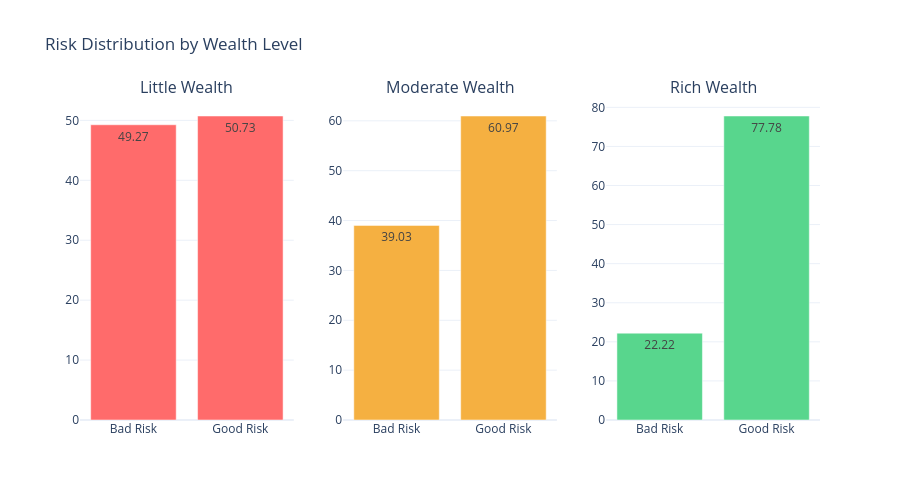

This figure's notebook cell:
### Code cell
import plotly.graph_objects as go
from plotly.subplots import make_subplots

# Safer extraction (works even if order changes)
bad_little = cross_checking.loc['bad', 'little']
good_little = cross_checking.loc['good', 'little']

bad_moderate = cross_checking.loc['bad', 'moderate']
good_moderate = cross_checking.loc['good', 'moderate']

bad_rich = cross_checking.loc['bad', 'rich']
good_rich = cross_checking.loc['good', 'rich']

# Create subplots
fig = make_subplots(
    rows=1, cols=3,
    subplot_titles=("Little Wealth", "Moderate Wealth", "Rich Wealth")
)

# Little Wealth
fig.add_trace(go.Bar(
    x=['Bad Risk', 'Good Risk'],
    y=[bad_little, good_little],
    name="Little",
    marker_color='#FF6B6B',
    text=[bad_little, good_little],
    textposition='auto'
), row=1, col=1)

# Moderate Wealth
fig.add_trace(go.Bar(
    x=['Bad Risk', 'Good Risk'],
    y=[bad_moderate, good_moderate],
    name="Moderate",
    marker_color='#F5B041',
    text=[bad_moderate, good_moderate],
    textposition='auto'
), row=1, col=2)

# Rich Wealth
fig.add_trace(go.Bar(
    x=['Bad Risk', 'Good Risk'],
    y=[bad_rich, good_rich],
    name="Rich",
    marker_color='#58D68D',
    text=[bad_rich, good_rich],
    textposition='auto'
), row=1, col=3)

# Layout
fig.update_layout(
    title="Risk Distribution by Wealth Level",
    template="plotly_white",
    height=500,
    showlegend=False
)

fig.show()

### Figure 1 — Plotly figure (JSON) as saved in the notebook; plotly's stock layout.template omitted (floating-point values rounded to 4 significant figures)
{"data": [{"marker": {"color": "#FF6B6B"}, "name": "Little", "text": ["49.27", "50.73"], "textposition": "auto", "type": "bar", "x": ["Bad Risk", "Good Risk"], "xaxis": "x", "y": [49.27, 50.73], "yaxis": "y"}, {"marker": {"color": "#F5B041"}, "name": "Moderate", "text": ["39.03", "60.97"], "textposition": "auto", "type": "bar", "x": ["Bad Risk", "Good Risk"], "xaxis": "x2", "y": [39.03, 60.97], "yaxis": "y2"}, {"marker": {"color": "#58D68D"}, "name": "Rich", "text": ["22.22", "77.78"], "textposition": "auto", "type": "bar", "x": ["Bad Risk", "Good Risk"], "xaxis": "x3", "y": [22.22, 77.78], "yaxis": "y3"}], "layout": {"annotations": [{"font": {"size": 16}, "showarrow": false, "text": "Little Wealth", "x": 0.1444, "xanchor": "center", "xref": "paper", "y": 1, "yanchor": "bottom", "yref": "paper"}, {"font": {"size": 16}, "showarrow": false, "text": "Moderate Wealth", "x": 0.5, "xanchor": "center", "xref": "paper", "y": 1, "yanchor": "bottom", "yref": "paper"}, {"font": {"size": 16}, "showarrow": false, "text": "Rich Wealth", "x": 0.8556, "xanchor": "center", "xref": "paper", "y": 1, "yanchor": "bottom", "yref": "paper"}], "height": 500, "showlegend": false, "title": {"text": "Risk Distribution by Wealth Level"}, "xaxis": {"anchor": "y", "domain": [0, 0.2889]}, "xaxis2": {"anchor": "y2", "domain": [0.3556, 0.6444]}, "xaxis3": {"anchor": "y3", "domain": [0.7111, 1]}, "yaxis": {"anchor": "x", "domain": [0, 1]}, "yaxis2": {"anchor": "x2", "domain": [0, 1]}, "yaxis3": {"anchor": "x3", "domain": [0, 1]}}}
